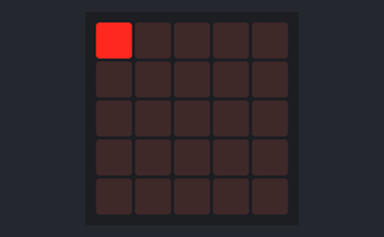
Simulated run of this program. Board: BBC micro:bit running MicroPython. Parts: the board's 5×5 LED display. Random numbers come from a fixed seed.

Above: at 0.5 s.
At 1.0 s:
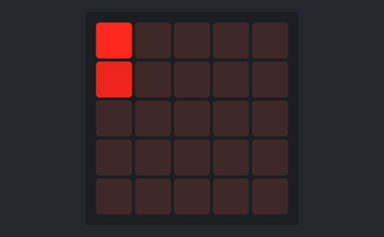
At 1.5 s:
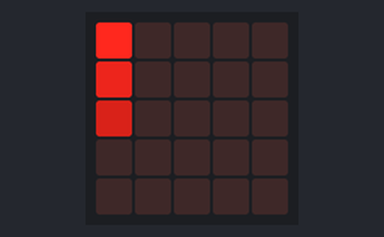
At 2.0 s:
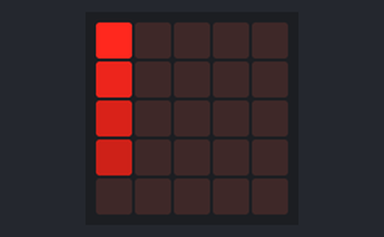
At 18.2 s:
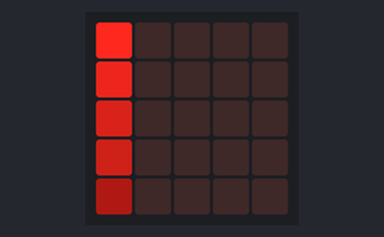
At 26.7 s:
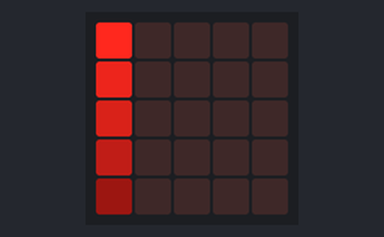

Measured:
- what the display in image 0 shows lasts 0.5 s, from 0.4 s to 0.9 s
- what the display in image 4 shows lasts 1.5 s, from 18.2 s to 19.7 s
- what the display in image 5 shows lasts 3.5 s, from 26.7 s to 30.2 s

The program:

digital_rain.py
```python
# Add your Python code here. E.g.
from microbit import *
from random import randrange
# import _thread

def draw_raindrop(x, y, length):
    # raindrop + tail
    for pos in range(length):
        ypos = y - pos
        if ((ypos < 5) and (ypos >= 0)):
            bright = (length - ypos) * 10 / length - 1
            display.set_pixel(x, ypos, int(bright))

    # whitespace after ...
    for ypos in range(y - length, -1, -1):
        display.set_pixel(x, ypos, 0)


def animate_raindrop(x, length, speed):
    for head in range(length):
        draw_raindrop(x, head, length)
        sleep(500 / speed)


def animate_raindrops(x):
    sleep(randrange(4) * 200 + 200)
    while True:
        length = randrange(6) + 2
        speed = randrange(4) + 1
        animate_raindrop(x, length, speed)
        # sleep(randrange(4) * 100 + 200)


def animate_raindrops_0(): animate_raindrops(0)
def animate_raindrops_1(): animate_raindrops(1)
def animate_raindrops_2(): animate_raindrops(2)
def animate_raindrops_3(): animate_raindrops(3)
def animate_raindrops_4(): animate_raindrops(4)

def create_fiber(fn):
	fn()

create_fiber(animate_raindrops_0)
create_fiber(animate_raindrops_1)
create_fiber(animate_raindrops_2)
create_fiber(animate_raindrops_3)
create_fiber(animate_raindrops_4)

# If main exits, there may still be other fibers running or registered event handlers etc.
# Simply release this fiber, which will mean we enter the scheduler. Worse case, we then
# sit in the idle task forever, in a power efficient sleep.
# release_fiber()
```
